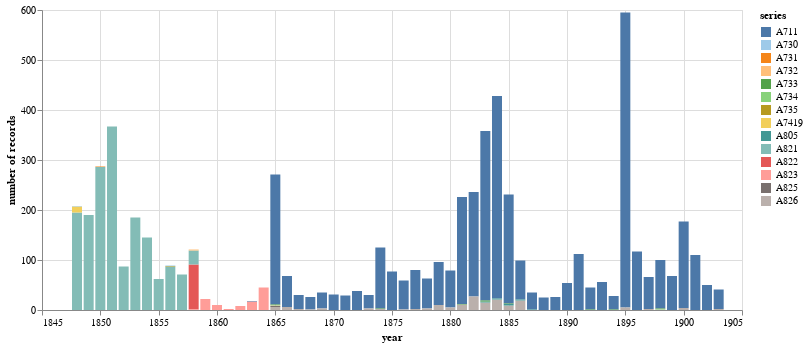

Notebook code cell kept with this figure:
### Markdown cell above
Chart the new dataset.

### Code cell
alt.Chart(series_year_counts).mark_bar(size=10).encode(
    x=alt.X('year:Q', axis=alt.Axis(format='c')),
    y=alt.Y('count:Q', title='number of records'),
    color=alt.Color('series:N', scale=alt.Scale(scheme='tableau20')),
    tooltip=['year', 'series', 'count']
).properties(width=700)

### Figure 1 — Vega-Lite specification as saved in the notebook (floating-point values rounded to 4 significant figures)
{"config": {"view": {"continuousWidth": 400, "continuousHeight": 300}}, "data": {"name": "data-c4f506c657e8182a785e7e3e06d8057c"}, "mark": {"type": "bar", "size": 10}, "encoding": {"color": {"type": "nominal", "field": "series", "scale": {"scheme": "tableau20"}}, "tooltip": [{"type": "nominal", "field": "year"}, {"type": "nominal", "field": "series"}, {"type": "quantitative", "field": "count"}], "x": {"type": "quantitative", "axis": {"format": "c"}, "field": "year"}, "y": {"type": "quantitative", "field": "count", "title": "number of records"}}, "width": 700, "$schema": "https://vega.github.io/schema/vega-lite/v4.8.1.json", "datasets": {"data-c4f506c657e8182a785e7e3e06d8057c": [{"series": "A711", "year": "1895", "count": 590}, {"series": "A711", "year": "1884", "count": 405}, {"series": "A821", "year": "1851", "count": 367}, {"series": "A711", "year": "1883", "count": 339}, {"series": "A821", "year": "1850", "count": 286}, {"series": "A711", "year": "1865", "count": 260}, {"series": "A711", "year": "1885", "count": 218}, {"series": "A711", "year": "1881", "count": 214}, {"series": "A711", "year": "1882", "count": 209}, {"series": "A821", "year": "1848", "count": 195}, {"series": "A821", "year": "1849", "count": 190}, {"series": "A821", "year": "1853", "count": 185}, {"series": "A711", "year": "1900", "count": 173}, {"series": "A821", "year": "1854", "count": 145}, {"series": "A711", "year": "1874", "count": 122}, {"series": "A711", "year": "1896", "count": 117}, {"series": "A711", "year": "1891", "count": 112}, {"series": "A711", "year": "1901", "count": 110}, {"series": "A711", "year": "1898", "count": 97}, {"series": "A822", "year": "1858", "count": 90}, {"series": "A821", "year": "1856", "count": 87}, {"series": "A821", "year": "1852", "count": 87}, {"series": "A711", "year": "1879", "count": 86}, {"series": "A711", "year": "1877", "count": 78}, {"series": "A711", "year": "1886", "count": 78}, {"series": "A711", "year": "1875", "count": 77}, {"series": "A711", "year": "1880", "count": 74}, {"series": "A821", "year": "1857", "count": 71}, {"series": "A711", "year": "1899", "count": 68}, {"series": "A711", "year": "1897", "count": 64}, {"series": "A711", "year": "1866", "count": 62}, {"series": "A821", "year": "1855", "count": 62}, {"series": "A711", "year": "1878", "count": 60}, {"series": "A711", "year": "1876", "count": 58}, {"series": "A711", "year": "1893", "count": 56}, {"series": "A711", "year": "1890", "count": 54}, {"series": "A711", "year": "1902", "count": 50}, {"series": "A823", "year": "1864", "count": 45}, {"series": "A711", "year": "1892", "count": 44}, {"series": "A711", "year": "1903", "count": 39}, {"series": "A711", "year": "1872", "count": 38}, {"series": "A711", "year": "1887", "count": 34}, {"series": "A711", "year": "1869", "count": 32}, {"series": "A711", "year": "1870", "count": 31}, {"series": "A711", "year": "1871", "count": 29}, {"series": "A711", "year": "1867", "count": 28}, {"series": "A821", "year": "1858", "count": 28}, {"series": "A711", "year": "1894", "count": 27}, {"series": "A711", "year": "1873", "count": 27}, {"series": "A826", "year": "1882", "count": 27}, {"series": "A711", "year": "1889", "count": 26}, {"series": "A711", "year": "1888", "count": 25}, {"series": "A711", "year": "1868", "count": 25}, {"series": "A823", "year": "1859", "count": 22}, {"series": "A826", "year": "1884", "count": 21}, {"series": "A826", "year": "1886", "count": 19}, {"series": "A823", "year": "1863", "count": 17}, {"series": "A826", "year": "1883", "count": 15}, {"series": "A7419", "year": "1848", "count": 12}, {"series": "A826", "year": "1881", "count": 11}, {"series": "A823", "year": "1860", "count": 10}, {"series": "A826", "year": "1879", "count": 10}, {"series": "A826", "year": "1885", "count": 9}, {"series": "A823", "year": "1862", "count": 8}, {"series": "A826", "year": "1865", "count": 6}, {"series": "A826", "year": "1866", "count": 6}, {"series": "A826", "year": "1880", "count": 5}, {"series": "A826", "year": "1895", "count": 5}, {"series": "A826", "year": "1900", "count": 4}, {"series": "A826", "year": "1878", "count": 3}, {"series": "A805", "year": "1885", "count": 3}, {"series": "A826", "year": "1873", "count": 3}, {"series": "A826", "year": "1869", "count": 3}, {"series": "A825", "year": "1865", "count": 2}, {"series": "A826", "year": "1867", "count": 2}, {"series": "A826", "year": "1874", "count": 2}, {"series": "A826", "year": "1903", "count": 2}, {"series": "A823", "year": "1861", "count": 2}, {"series": "A826", "year": "1877", "count": 2}, {"series": "A805", "year": "1886", "count": 2}, {"series": "A805", "year": "1884", "count": 2}, {"series": "A805", "year": "1883", "count": 2}, {"series": "A733", "year": "1883", "count": 2}, {"series": "A826", "year": "1897", "count": 2}, {"series": "A732", "year": "1858", "count": 2}, {"series": "A826", "year": "1876", "count": 1}, {"series": "A826", "year": "1898", "count": 1}, {"series": "A711", "year": "1863", "count": 1}, {"series": "A826", "year": "1868", "count": 1}, {"series": "A733", "year": "1885", "count": 1}, {"series": "A730", "year": "1848", "count": 1}, {"series": "A730", "year": "1856", "count": 1}, {"series": "A731", "year": "1850", "count": 1}, {"series": "A733", "year": "1865", "count": 1}, {"series": "A733", "year": "1874", "count": 1}, {"series": "A733", "year": "1881", "count": 1}, {"series": "A733", "year": "1892", "count": 1}, {"series": "A823", "year": "1865", "count": 1}, {"series": "A733", "year": "1894", "count": 1}, {"series": "A733", "year": "1898", "count": 1}, {"series": "A734", "year": "1898", "count": 1}, {"series": "A735", "year": "1856", "count": 1}, {"series": "A805", "year": "1887", "count": 1}, {"series": "A823", "year": "1858", "count": 1}, {"series": "A734", "year": "1865", "count": 1}]}}
